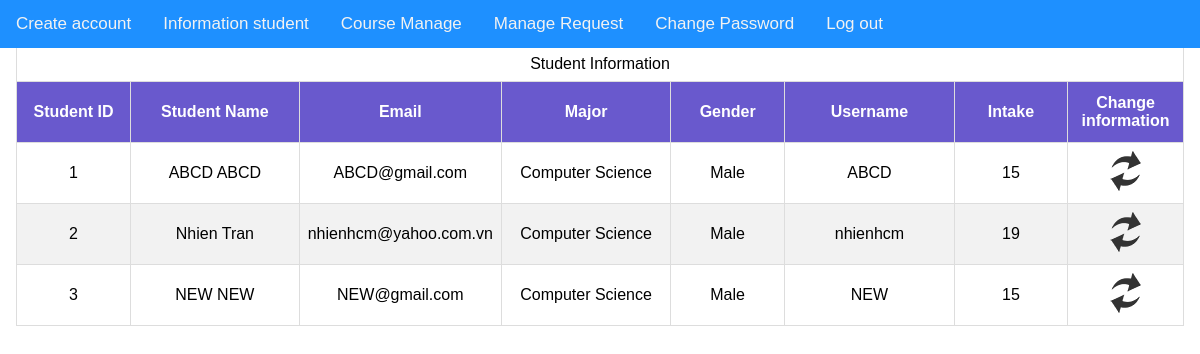
Page /PHP_File/ViewStudent.php on the committed database.
### tables this page shows
CREATE TABLE `student` (
  `idStudent` int(11) NOT NULL,
  `FirstName` varchar(45) NOT NULL,
  `LastName` varchar(45) NOT NULL,
  `Email` varchar(45) DEFAULT NULL,
  `Classification` int(11) NOT NULL,
  `Gender` tinyint(4) DEFAULT NULL,
  `Major` int(11) NOT NULL,
  `Username` varchar(45) NOT NULL,
  `Password` varchar(45) NOT NULL,
  `intake` int(11) NOT NULL
);

CREATE TABLE `majortable` (
  `idMajor` int(11) NOT NULL,
  `MajorName` varchar(45) NOT NULL,
  `MajorCode` varchar(45) DEFAULT NULL
);

### PHP_File/ViewStudent.php (the view, shortened to what this page needs)
<!DOCTYPE html PUBLIC "-//W3C//DTD HTML 4.01//EN"
"http://www.w3.org/TR/html4/strict.dtd">
<?php
	include 'DBConnection.php';
	$query="SELECT stu.idStudent, concat(stu.FirstName, ' ', stu.LastName), stu.Email, case when stu.Gender=1 then 'Male' else 'Female' end, ma.MajorName, stu.Username, stu.intake
		 FROM student stu inner join majortable ma on stu.Major=ma.idMajor";
	$courses = mysqli_query($conn, $query);
 ?>
<html xmlns="http://www.w3.org/1999/xhtml" lang="en">
	<head>
		<link rel="stylesheet" type="text/css" href="../CSS_File/menuStudentCSS.css">
		<link rel="stylesheet" type="text/css" href="../CSS_File/tableCSS.css">
	</head>
	<body>
		<?php
			include 'menuStaff.php';
		?>
		<form name="form" method="post" action="">
			<div class="main">
				<table id="tablecss" border="1" style="width:100%">
					<tr>
						<td align="center" colspan="10">
							Student Information
						</td>
					</tr>
					<tr>
						<th align="center" width="10%">Student ID</th>
						<th align="center" width="15%">Student Name</th>
						<th align="center" width="15%">Email</th>
						<th align="center" width="15%">Major</th>
						<th align="center" width="10%">Gender</th>
						<th align="center" width="15%">Username</th>
						<th align="center" width="10%">Intake</th>
						<th align="center" width="10%">Change information</th>
					</tr>
					<?php
						while ($row=mysqli_fetch_array($courses)){
					?>
					<tr>
						<td align="center"><?php echo $row["idStudent"] ?></td>
						<td align="center"><?php echo $row["concat(stu.FirstName, ' ', stu.LastName)"] ?></td>
						<td align="center"><?php echo $row["Email"] ?></td>
						<td align="center"><?php echo $row["MajorName"] ?></td>
						<td align="center"><?php echo $row["case when stu.Gender=1 then 'Male' else 'Female' end"] ?></td>
						<td align="center"><?php echo $row["Username"] ?></td>
						<td align="center"><?php echo $row["intake"] ?></td>
						<td align="center">
							<a href="ChangePassword_Stu.php?id=<?php echo $row["idStudent"] ?>"><img src="../Img/update.png" alt="ChangePass" title="ChangePass" border=0 /></a>
						</td>
					</tr>
					<?php } ?>
				</table>
			</div>
		</form>
	</body>
</html>

### CSS_File/menuStudentCSS.css (style rules this page uses)
body { margin:0; }
.main { padding: 16px; margin-top: 30px; height: 1500px; }

### CSS_File/tableCSS.css (style rules this page uses)
body { margin:0; }
#tablecss { font-family: "Trebuchet MS", Arial, Helvetica, sans-serif; border-collapse: collapse; width: 100%; }
#tablecss td, #tablecss th { border: 1px solid #ddd; padding: 8px; }
#tablecss tr:nth-child(even) { background-color: #f2f2f2; }
#tablecss th { padding-top: 12px; padding-bottom: 12px; text-align: center; background-color: #6959CD; color: white; }

### rows in the picture
student: idStudent "1", concat "ABCD ABCD", Email "ABCD@gmail.com", Major.MajorName "Computer Science", case "Male", Username "ABCD", intake "15"
student: idStudent "2", concat "Nhien Tran", Email "nhienhcm@yahoo.com.vn", Major.MajorName "Computer Science", case "Male", Username "nhienhcm", intake "19"
student: idStudent "3", concat "NEW NEW", Email "NEW@gmail.com", Major.MajorName "Computer Science", case "Male", Username "NEW", intake "15"
